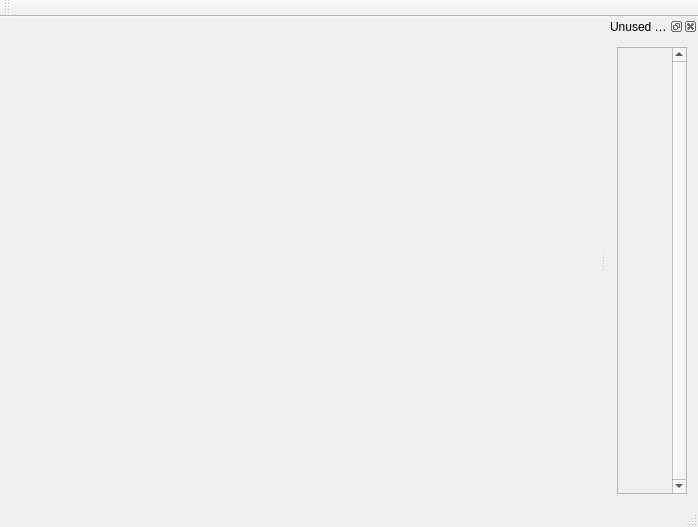
<?xml version="1.0" encoding="UTF-8"?>
<ui version="4.0">
 <class>Lonpos_F_LClass</class>
 <widget class="QMainWindow" name="Lonpos_F_LClass">
  <property name="geometry">
   <rect>
    <x>0</x>
    <y>0</y>
    <width>698</width>
    <height>527</height>
   </rect>
  </property>
  <property name="windowTitle">
   <string>Lonpos_F_L</string>
  </property>
  <widget class="FieldWidget" name="fieldWidget"/>
  <widget class="QMenuBar" name="menuBar">
   <property name="geometry">
    <rect>
     <x>0</x>
     <y>0</y>
     <width>698</width>
     <height>21</height>
    </rect>
   </property>
  </widget>
  <widget class="QToolBar" name="mainToolBar">
   <attribute name="toolBarArea">
    <enum>TopToolBarArea</enum>
   </attribute>
   <attribute name="toolBarBreak">
    <bool>false</bool>
   </attribute>
  </widget>
  <widget class="QStatusBar" name="statusBar"/>
  <widget class="QDockWidget" name="dockWidget">
   <property name="windowTitle">
    <string>Unused figures</string>
   </property>
   <attribute name="dockWidgetArea">
    <number>2</number>
   </attribute>
   <widget class="QWidget" name="dockWidgetContents">
    <layout class="QVBoxLayout" name="verticalLayout_2">
     <item>
      <widget class="QScrollArea" name="scrollArea">
       <property name="verticalScrollBarPolicy">
        <enum>Qt::ScrollBarAlwaysOn</enum>
       </property>
       <property name="widgetResizable">
        <bool>true</bool>
       </property>
       <widget class="FieldWidget" name="spareFiguresWidget">
        <property name="geometry">
         <rect>
          <x>0</x>
          <y>0</y>
          <width>52</width>
          <height>16</height>
         </rect>
        </property>
        <property name="sizePolicy">
         <sizepolicy hsizetype="Expanding" vsizetype="Fixed">
          <horstretch>0</horstretch>
          <verstretch>0</verstretch>
         </sizepolicy>
        </property>
       </widget>
      </widget>
     </item>
    </layout>
   </widget>
  </widget>
 </widget>
 <layoutdefault spacing="6" margin="11"/>
 <customwidgets>
  <customwidget>
   <class>FieldWidget</class>
   <extends>QWidget</extends>
   <header>FieldWidget.h</header>
   <container>1</container>
  </customwidget>
 </customwidgets>
 <resources/>
 <connections/>
</ui>
